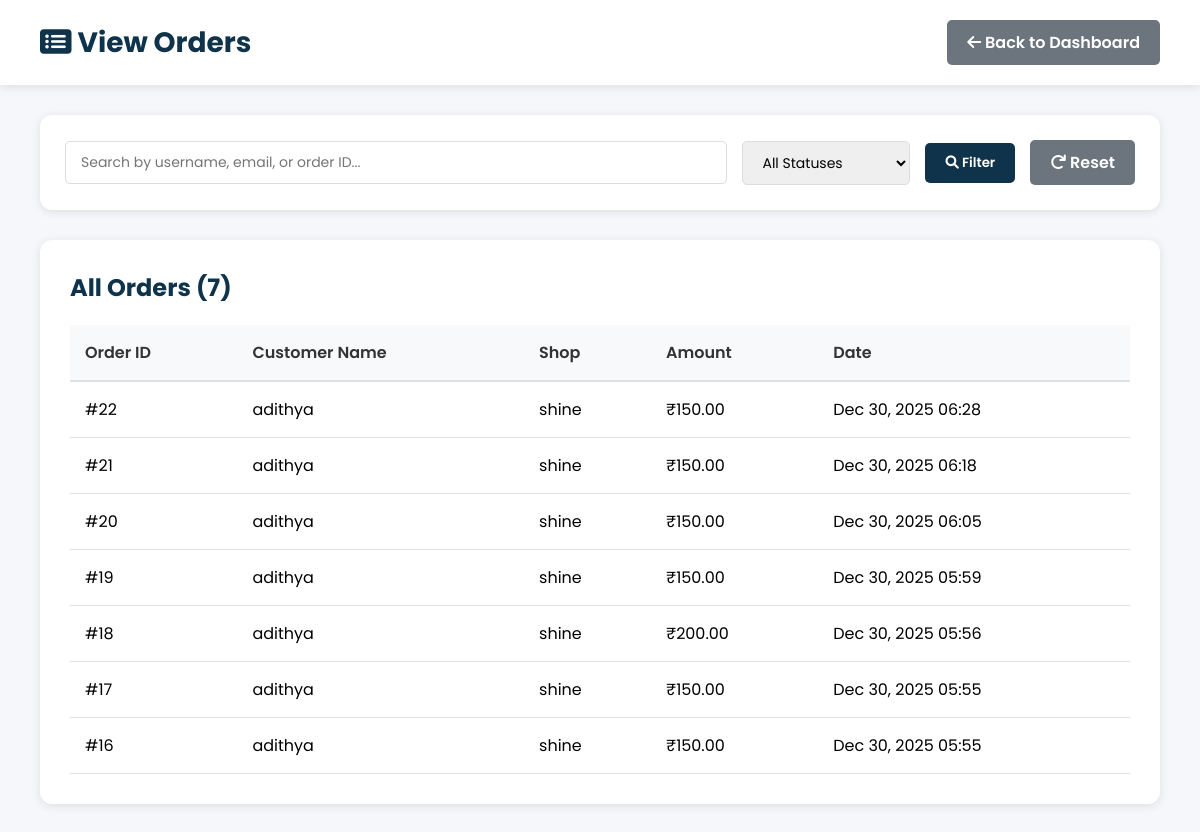
The app's page /admin-panel/orders/ (signed in), older data.
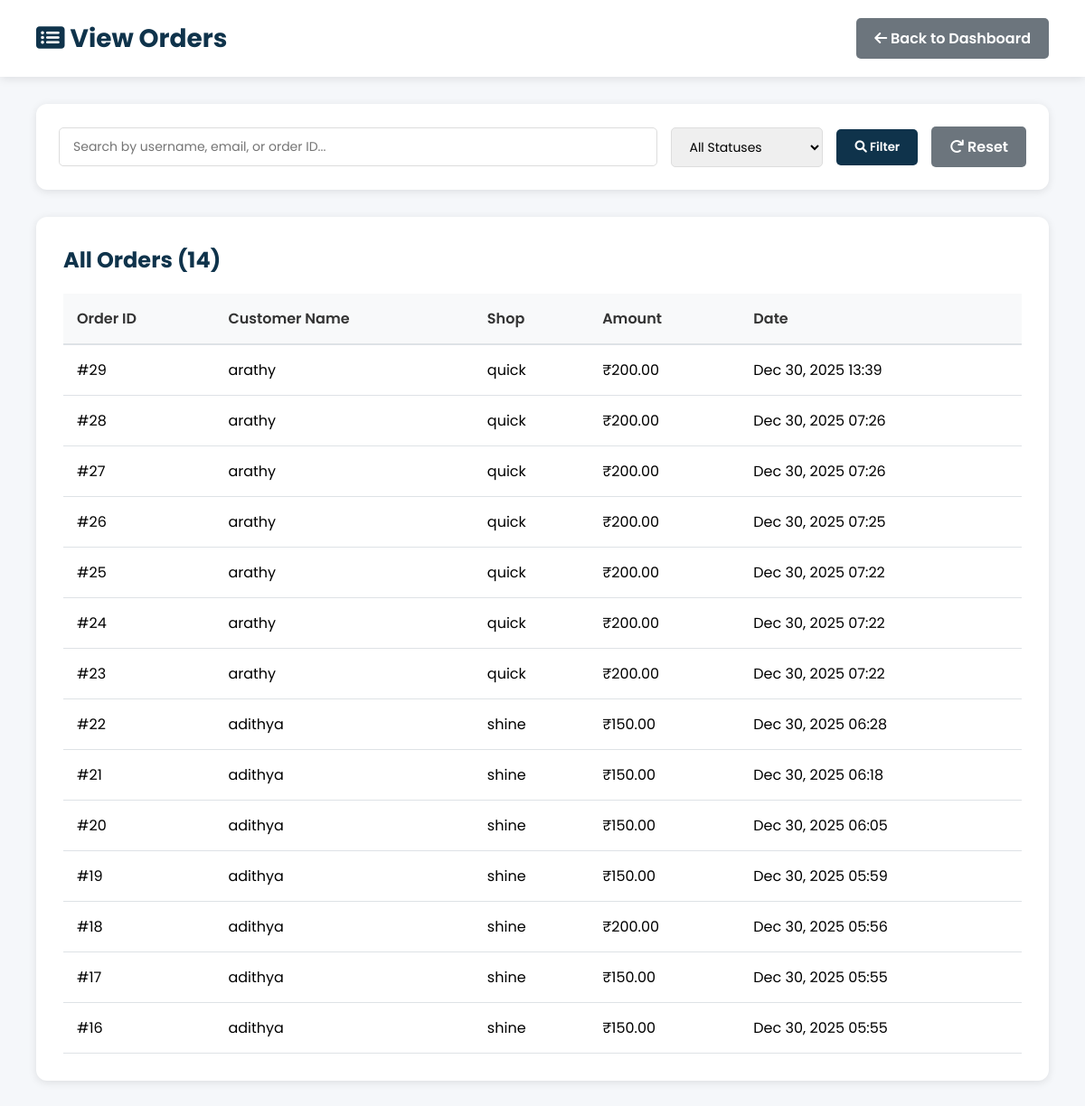
The same page, newer data.
### shop/models.py (models this page shows, shortened)
class Order(models.Model):
    STATUS_CHOICES = [
        ('Pending', 'Pending'),
        ('Washing', 'Washing'),
        ('Drying', 'Drying'),
        ('Ironing', 'Ironing'),
        ('Ready', 'Ready for Pickup'),
        ('Completed', 'Completed'),
    ]
    PAYMENT_CHOICES = [
        ('Pending', 'Pending'),
        ('Completed', 'Completed'),
    ]
    user = models.ForeignKey(User, on_delete=models.CASCADE)
    shop = models.ForeignKey(LaundryShop, on_delete=models.CASCADE)
    branch = models.ForeignKey(Branch, on_delete=models.CASCADE, blank=True, null=True)
    amount = models.DecimalField(max_digits=10, decimal_places=2)
    cloth_status = models.CharField(max_length=20, choices=STATUS_CHOICES, default='Pending')
    payment_status = models.CharField(max_length=20, choices=PAYMENT_CHOICES, default='Pending')
    pickup_date = models.DateTimeField(blank=True, null=True)
    delivery_date = models.DateTimeField(blank=True, null=True)
    delivery_name = models.CharField(max_length=100, blank=True)
    delivery_address = models.TextField(blank=True)
    delivery_phone = models.CharField(max_length=15, blank=True)
    special_instructions = models.TextField(blank=True)
    created_at = models.DateTimeField(default=timezone.now)
    delay_notified = models.BooleanField(default=False)
    thank_you_sent = models.BooleanField(default=False)
    platform_commission = models.DecimalField(max_digits=10, decimal_places=2, default=0, help_text="Platform commission amount")
    shop_amount = models.DecimalField(max_digits=10, decimal_places=2, default=0, help_text="Amount to be transferred to shop")
    razorpay_payment_id = models.CharField(max_length=100, blank=True, null=True, help_text="Razorpay payment ID")
    razorpay_order_id = models.CharField(max_length=100, blank=True, null=True, help_text="Razorpay order ID")
    transfer_id = models.CharField(max_length=100, blank=True, null=True, help_text="Razorpay transfer ID to shop")
    transfer_status = models.CharField(max_length=50, default='Pending', help_text="Status of transfer to shop")

class LaundryShop(models.Model):
    name = models.CharField(max_length=100, unique=True)
    email = models.EmailField(unique=True)
    password = models.CharField(max_length=128, blank=True)
    address = models.TextField(blank=True)
    phone = models.CharField(max_length=15, blank=True)
    city = models.CharField(max_length=100, blank=True)
    latitude = models.FloatField(blank=True, null=True)
    longitude = models.FloatField(blank=True, null=True)
    is_approved = models.BooleanField(default=False)
    is_open = models.BooleanField(default=True)
    created_at = models.DateTimeField(default=timezone.now)
    razorpay_account_id = models.CharField(
        max_length=100,
        blank=True,
        null=True,
        help_text="Razorpay Account ID for marketplace payments"
    )
    razorpay_key_id = models.CharField(
        max_length=100,
        blank=True,
        null=True,
        help_text="Razorpay Key ID for shop payments"
    )
    razorpay_key_secret = models.CharField(
        max_length=100,
        blank=True,
        null=True,
        help_text="Razorpay Key Secret for shop payments"
    )
    bank_account_holder_name = models.CharField(
        max_length=100,
        blank=True,
        null=True,
        help_text="Account holder name as per bank records"
    )
    bank_account_number = models.CharField(
        max_length=50,
        blank=True,
        null=True,
        help_text="Bank account number"
    )
    bank_ifsc_code = models.CharField(
        max_length=11,
        blank=True,
        null=True,
        help_text="IFSC code (e.g., HDFC0001234)"
    )
    bank_name = models.CharField(
        max_length=100,
        blank=True,
        null=True,
        help_text="Bank name (e.g., HDFC Bank, SBI)"
    )
    bank_branch = models.CharField(
        max_length=100,
        blank=True,
        null=True,
        help_text="Bank branch name"
    )
    bank_account_type = models.CharField(
        max_length=20,
        choices=[
            ('Savings', 'Savings'),
            ('Current', 'Current'),
        ],
        blank=True,
        null=True,
        help_text="Type of bank account"
    )

### shop/views.py (the view)
# urls.py: path("admin-panel/orders/", views.admin_orders, name="admin_orders"),
@login_required
@user_passes_test(is_staff_user, login_url='login')
def admin_orders(request):
    status_filter = request.GET.get('status', '')
    search_query = request.GET.get('search', '')
    orders = Order.objects.select_related('user', 'shop').order_by('-created_at')
    if status_filter:
        orders = orders.filter(cloth_status=status_filter)
    if search_query:
        orders = orders.filter(
            Q(user__username__icontains=search_query) |
            Q(user__email__icontains=search_query) |
            Q(id__icontains=search_query)
        )
    approved_shops = LaundryShop.objects.filter(is_approved=True)
    orders = orders.filter(shop__is_approved=True)
    context = {
        'orders': orders,
        'status_choices': Order.STATUS_CHOICES,
        'current_status': status_filter,
        'search_query': search_query,
        'all_shops': approved_shops,  # Only approved shops for reassignment
    }
    return render(request, 'admin_orders.html', context)

### shop/views.py (called while the page is built)
def is_staff_user(user):
    return user.is_authenticated and (user.is_staff or user.is_superuser)

### shop/templates/admin_orders.html (shortened to what this page needs)
{% load static %}
<!DOCTYPE html>
<html lang="en">
<head>
    <link rel="stylesheet" href="https://cdnjs.cloudflare.com/ajax/libs/font-awesome/6.0.0-beta3/css/all.min.css">
</head>
<body>
    <div class="admin-header">
        <h1><i class="fas fa-list-alt"></i> {% if title %}{{ title }}{% else %}View Orders{% endif %}</h1>
        <div>
            <a href="{% url 'admin_dashboard' %}" class="btn btn-secondary">
                <i class="fas fa-arrow-left"></i> Back to Dashboard
            </a>
        </div>
    </div>
    <div class="admin-container">
        <div class="filters">
            <form method="get" style="display: flex; gap: 15px; flex-wrap: wrap; width: 100%; align-items: center;">
                <input type="text" name="search" placeholder="Search by username, email, or order ID..." value="{{ search_query }}">
                <select name="status">
                    <option value="">All Statuses</option>
                </select>
                <button type="submit" class="btn btn-primary">
                    <i class="fas fa-search"></i> Filter
                </button>
                <a href="{% url 'admin_orders' %}" class="btn btn-secondary">
                    <i class="fas fa-redo"></i> Reset
                </a>
            </form>
        </div>
        <div class="dashboard-section">
            <h2 style="margin-bottom: 20px; color: var(--primary-color);">
                {% if title %}{{ title }}{% else %}All Orders{% endif %} ({{ orders.count }})
            </h2>
            {% if orders %}
            <table class="data-table">
                <thead>
                    <tr>
                        <th>Order ID</th>
                        <th>Customer Name</th>
                        <th>Shop</th>
                        <th>Amount</th>
                        <th>Date</th>
                    </tr>
                </thead>
                <tbody>
                    {% for order in orders %}
                    <tr>
                        <td>#{{ order.id }}</td>
                        <td>{{ order.user.get_full_name|default:order.user.username }}</td>
                        <td>{{ order.shop.name|default:"N/A" }}</td>
                        <td>₹{{ order.amount|floatformat:2 }}</td>
                        <td>{{ order.created_at|date:"M d, Y H:i" }}</td>
                    </tr>
                    {% endfor %}
                </tbody>
            </table>
            {% else %}
            <div style="text-align: center; padding: 40px; color: #999;">
                <i class="fas fa-inbox" style="font-size: 48px; margin-bottom: 15px; opacity: 0.5;"></i>
                <p>No orders found</p>
            </div>
            {% endif %}
        </div>
    </div>
</body>
</html>

### shop/templates/admin_orders.html (style rules this page uses)
* { margin: 0; padding: 0; font-family: "Poppins", sans-serif; box-sizing: border-box; }
body { background: #f5f7fa; }
:root { --primary-color: #0f334bff; --accent-color: #2ecc71; }
.admin-header { background: white; padding: 20px 40px; box-shadow: 0 2px 10px rgba(0,0,0,0.1); display: flex; justify-content: space-between; align-items: center; }
.admin-header h1 { color: var(--primary-color); font-size: 28px; }
.btn { padding: 10px 20px; border-radius: 5px; text-decoration: none; font-weight: 600; transition: all 0.3s; border: none; cursor: pointer; display: inline-block; }
.btn-primary { background: var(--primary-color); color: white; }
.btn-secondary { background: #6c757d; color: white; }
.admin-container { max-width: 1400px; margin: 0 auto; padding: 30px 40px; }
.filters { background: white; padding: 25px; border-radius: 12px; box-shadow: 0 2px 10px rgba(0,0,0,0.1); margin-bottom: 30px; display: flex; gap: 15px; flex-wrap: wrap; align-items: center; }
.filters input, .filters select { padding: 10px 15px; border: 1px solid #ddd; border-radius: 5px; font-size: 14px; }
.filters input { flex: 1; min-width: 200px; }
.dashboard-section { background: white; padding: 30px; border-radius: 12px; box-shadow: 0 2px 10px rgba(0,0,0,0.1); }
.data-table { width: 100%; border-collapse: collapse; margin-top: 20px; }
.data-table thead { background: #f8f9fa; }
.data-table th { padding: 15px; text-align: left; font-weight: 600; color: #333; border-bottom: 2px solid #dee2e6; }
.data-table td { padding: 15px; border-bottom: 1px solid #dee2e6; }

Row changes from the older to the newer data that the page shows:
added Order: id "29", user.get_full_name "arathy", shop.name "quick", amount "200.00", created_at "Dec 30, 2025 13:39"
added Order: id "28", user.get_full_name "arathy", shop.name "quick", amount "200.00", created_at "Dec 30, 2025 07:26"
added Order: id "27", user.get_full_name "arathy", shop.name "quick", amount "200.00", created_at "Dec 30, 2025 07:26"
added Order: id "26", user.get_full_name "arathy", shop.name "quick", amount "200.00", created_at "Dec 30, 2025 07:25"
added Order: id "25", user.get_full_name "arathy", shop.name "quick", amount "200.00", created_at "Dec 30, 2025 07:22"
added Order: id "24", user.get_full_name "arathy", shop.name "quick", amount "200.00", created_at "Dec 30, 2025 07:22"
added Order: id "23", user.get_full_name "arathy", shop.name "quick", amount "200.00", created_at "Dec 30, 2025 07:22"
Text that changed along with them:
{{ orders.count }}: "7" → "14"
